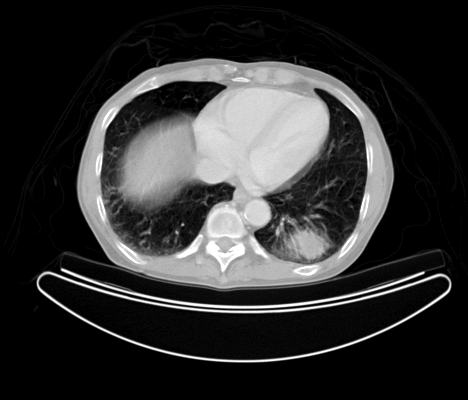
%> input picture Prática 6/medtest.png, 468 x 400 px
$ octave p6.m   (GNU Octave 9; MATLAB toolbox functions it lacks are replaced by stand-ins)
%> lines starting %> are read from the running program, lines starting %| are printed output that depends on the picture
I = imread('medtest.png');
%> I is the input picture: size 400x468 uint8; min 0, max 255, mean 49.5

% Adição de ruídos

J1 = imnoise(I,'gaussian',0.01);
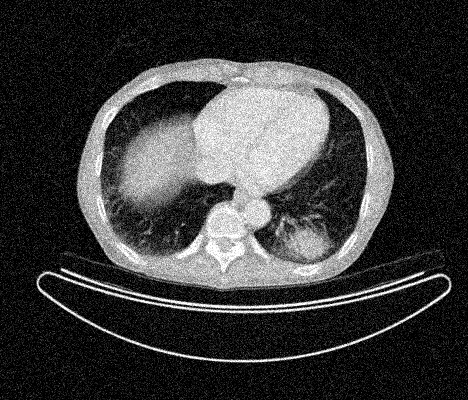
%> J1: size 400x468 uint8; min 0, max 255, mean 57.3
J2 = imnoise(I,'gaussian',0.001);
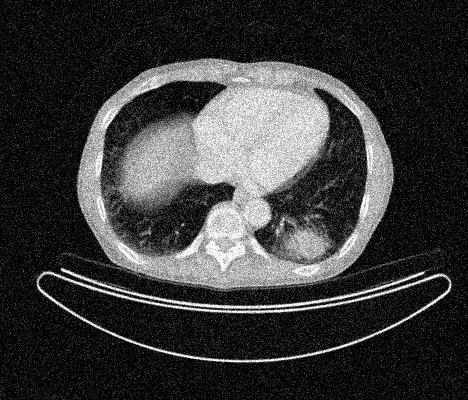
%> J2: size 400x468 uint8; min 0, max 255, mean 55.7
J3 = imnoise(I,'salt & pepper',0.02);
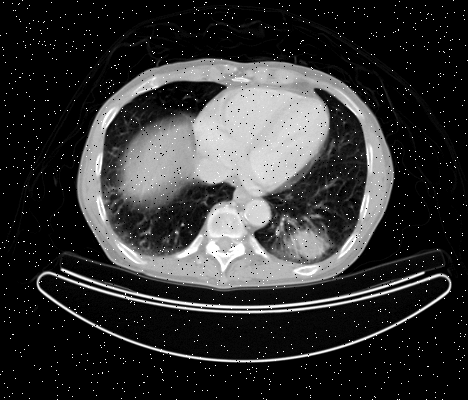
%> J3: size 400x468 uint8; min 0, max 255, mean 51
J4 = imnoise(I,'salt & pepper',0.05);
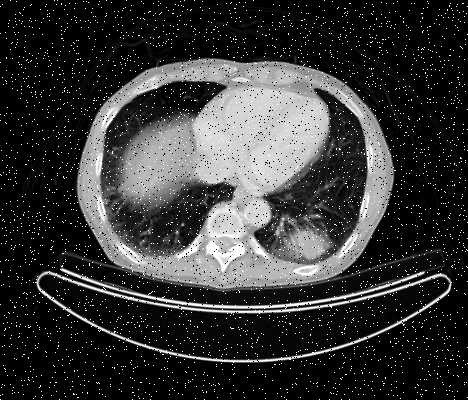
%> J4: size 400x468 uint8; min 0, max 255, mean 53.3

figure, imshow(I)

figure, imshow(J1)
figure, imshow(J2)
figure, imshow(J3)
figure, imshow(J4)

% Filtros espaciais

% K = imgaussfilt(J1,0.8);

% G = fspecial('gaussian',3,0.8);
% K = imfilter(J1,G);

K1 = medfilt2(J1);
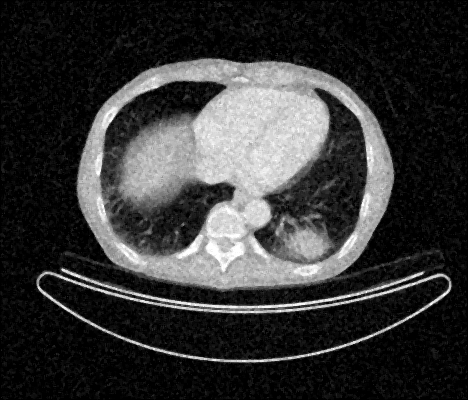
%> K1: size 400x468 uint8; min 0, max 255, mean 53.4
K2 = medfilt2(J2);
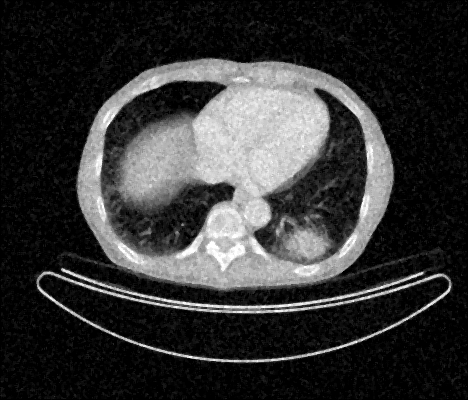
%> K2: size 400x468 uint8; min 0, max 255, mean 51.7
K3 = medfilt2(J3);
K4 = medfilt2(J4);

% figure, imshow(J1), figure, imshow(J2), figure, imshow(J3), figure, imshow(J4)
figure, imshow(K1), figure, imshow(K2), figure, imshow(K3), figure, imshow(K4)

% Seguimentação do coração

I = im2double(imread('medtest.png'));
%> I: size 400x468 double; min 0, max 1, mean 0.194
x=170; y=234; t=0.09;
%> (the run ends here)
